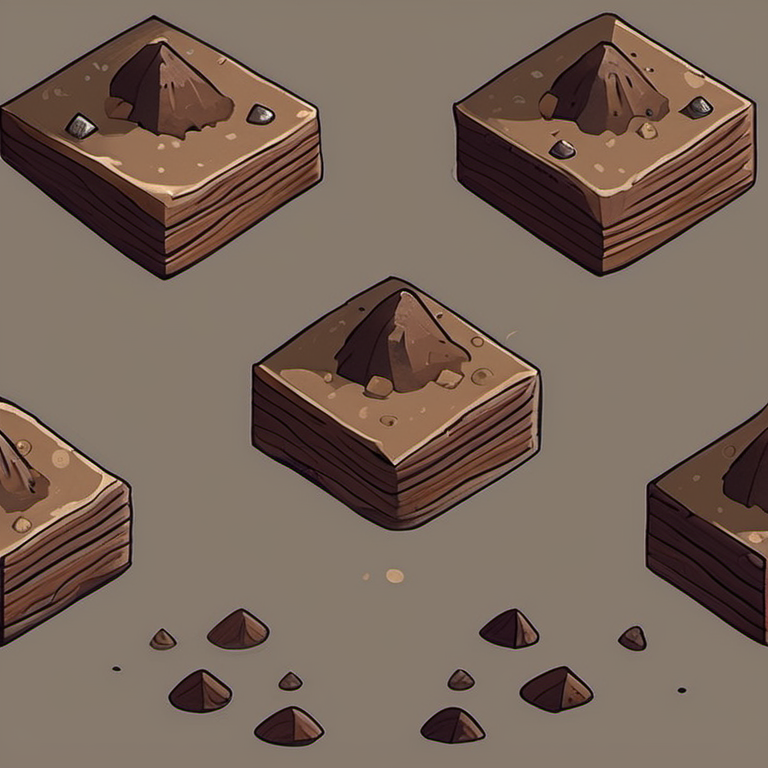
#> input picture art/nature/comfyui/burnt.png, 768 x 768 px, given in place of tree_young.png, which was not available
$ python revise_sources.py
#> lines starting #> are read from the running program, lines starting #| are printed output that depends on the picture; pictures that were not available may be replaced by others from this repository, and a replacement may not be noted
### tools/nature/generate_sources.py
"""Lokale ComfyUI-Vorlagen für das erste Gestaltungs-Prüfblatt."""
import json
import time
import urllib.request
from pathlib import Path

ROOT = Path(__file__).resolve().parents[2]
OUT = ROOT / 'art/nature/comfyui'
BASE = 'http://127.0.0.1:8188'
STYLE = ('Original isometric strategy game art, warm hand painted miniature, restrained natural colors, '
         'simple readable shapes, light from upper right, darker left side, orthographic view. ')
SUBJECTS = {
    'tree_young': 'One single young slender tree, pointed narrow light green crown, visible thin brown trunk, entire tree centered with generous margin, isolated on pure white background, no ground, no grass, no other objects.',
    'tree_mid': 'One single medium mature tree, compact oval muted green crown, visible brown trunk, entire tree centered with generous margin, isolated on pure white background, no ground, no grass, no other objects.',
    'tree_old': 'One single old broad deciduous tree, wide closed dark forest green canopy, asymmetrical rounded foliage masses, visible sturdy short brown trunk, entire tree centered with generous margin, isolated on pure white background, no ground, no grass, no other objects.',
    'shrub': 'One single low wide rounded olive green bush, three connected foliage clumps, no tall trunk, entire bush centered with generous margin, isolated on pure white background, no ground, no grass, no other objects.',
    'snag_standing': 'One single dead standing tree trunk, slender weathered grey brown snag with two short broken bare branches, no foliage, entire trunk centered with generous margin, isolated on pure white background, no ground, no other objects.',
    'soil': 'Flat overhead seamless texture of fine warm brown bare earth, subtle small granular brush marks, uniform lighting, no objects, no stones, no grass, no perspective, fills entire image edge to edge.',
    'rock': 'Flat overhead seamless texture of grey weathered bedrock, quiet broad angular strata and fine cracks, uniform lighting, no loose stones, no objects, no plants, no perspective, fills entire image edge to edge.',
    'grass': 'Flat overhead seamless texture of short muted meadow grass, small fine brush strokes, soft olive and sage greens, uniform lighting, no flowers, no rocks, no objects, no perspective, fills entire image edge to edge.',
    'water': 'Flat overhead seamless texture of calm blue water, extremely subtle soft ripples, broad quiet blue surface, no white highlights, no foam, no shore, no objects, no perspective, fills entire image edge to edge.',
    'burnt': 'Flat overhead seamless texture of dark brown charcoal scorched earth with sparse small grey ash flecks, no fire, no objects, no stones, no perspective, fills entire image edge to edge.',
}

def request(path, data=None):
    payload = None if data is None else json.dumps(data).encode()
    req = urllib.request.Request(BASE + path, payload, {'Content-Type': 'application/json'})
    with urllib.request.urlopen(req, timeout=30) as r:
        return json.load(r)

# [35 lines left out: function main, not called in this run]

# [2 lines that do not run on import are left out]

### tools/nature/revise_sources.py
"""Zweite Stilrunde: einzelne Naturmotive mit geführter ComfyUI-Bildvariation."""
import json
import time
import urllib.request
from urllib.parse import urlencode
from pathlib import Path
from PIL import Image, ImageDraw
from generate_sources import request, ROOT

OUT=ROOT/'art/nature/comfyui-v2'
INPUT=Path('L:/Comfy-Desktop/ComfyUI-Shared/input')

def guide(name):
#> called with name = 'tree_young'
    im=Image.new('RGB',(512,768),'#f3f1e8')
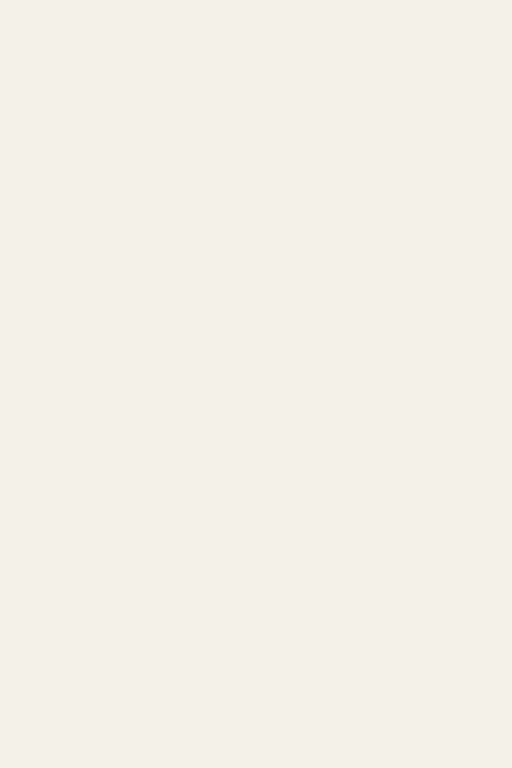
#> im: PIL image 512x768 RGB; mean R, G, B 243, 241, 232
    d=ImageDraw.Draw(im)
    if name=='shrub':
        shapes=[(105,400,285,555),(230,370,390,555),(170,345,315,540)]
        colors=['#485b2d','#82934a','#687c38']
    else:
        d.polygon([(241,600),(247,380),(270,380),(276,600),(286,612),(231,612)],fill='#806645')
        if name=='tree_young':
            shapes=[(172,265,330,445),(190,200,310,365),(215,155,288,300)]
        elif name=='tree_mid':
            shapes=[(105,230,295,470),(220,205,410,465),(163,145,355,395)]
        else:
            shapes=[(70,240,275,485),(220,245,440,480),(122,145,330,390),(232,155,404,390)]
        colors=['#31512a','#729046','#557639','#7e994c']
    for box,c in zip(shapes,colors):
        d.ellipse(box,fill=c)
    # Gegenständliche eigene Vorlagen statt abstrakter Kronen als Bildführung.
    source,crop={
        'tree_young':('tree_young',(48,20,214,277)),
        'tree_mid':('tree_young',(485,20,741,290)),
        'tree_old':('tree_mid',(20,10,744,650)),
        'shrub':('shrub',(113,545,320,622)),
    }[name]
    obj=Image.open(ROOT/'art/nature/comfyui'/(source+'.png')).convert('RGB').crop(crop)
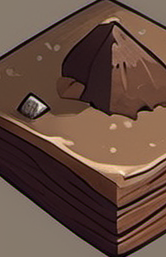
#> obj: PIL image 166x257 RGB; mean R, G, B 101.3, 75.8, 64.1
    obj.thumbnail((390,550))
    im=Image.new('RGB',(512,768),'#f3f1e8')
    im.paste(obj,((512-obj.width)//2,610-obj.height))
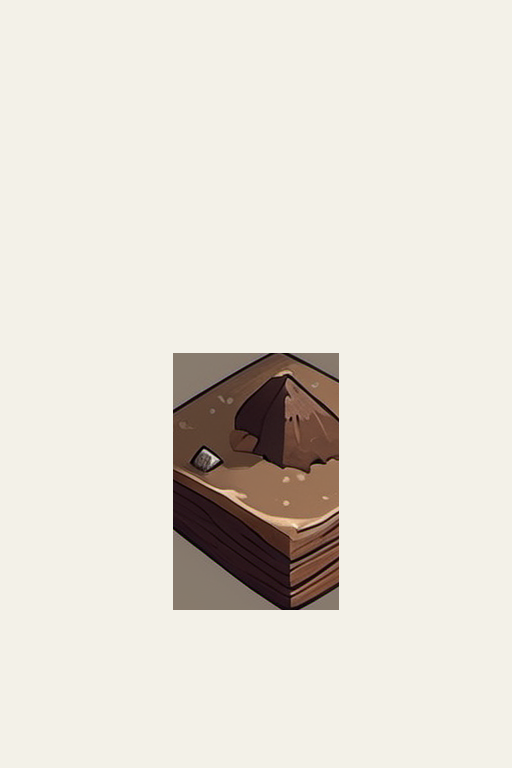
#> im: PIL image 512x768 RGB; mean R, G, B 227.6, 223.1, 213.8
    im.save(OUT/(name+'.guide.png'))
    im.save(INPUT/('nig_v2_'+name+'.png'))

def main():
    OUT.mkdir(parents=True,exist_ok=True)
    for i,name in enumerate(['tree_young','tree_mid','tree_old','shrub']):
        guide(name)
        description={
            'tree_young':'one small young sapling, slim pointed light green crown, thin short trunk',
            'tree_mid':'one medium tree with rounded compact green foliage crown, short visible trunk',
            'tree_old':'one old tree with broad rounded irregular dark olive green foliage crown, short sturdy trunk',
            'shrub':'one small low spreading shrub with three rounded olive green foliage clumps, no visible trunk',
        }[name]
        prompt=('A pixel art painting of '+description+'. Entire full tree including woody trunk and many leaves fully visible, centered on a plain ivory background. '
                'Detailed hand painted pixel art for an early 1990s DOS village simulation. Naturalistic miniature, hundreds of tiny irregular leaf clusters, '
                'rich stippled leafy texture, dithered leaf highlights, warm earthy greens, yellow olive highlights upper right, deep green shadows lower left, '
                'subtle volume, fine pixel texture, original artwork, simple compact silhouette, elevated three quarter view. '
                'Preserve the single object composition and its placement from the reference.')
        wf={
            '1':{'class_type':'CheckpointLoaderSimple','inputs':{'ckpt_name':'sd_xl_base_1.0.safetensors'}},
            '2':{'class_type':'CLIPTextEncode','inputs':{'text':prompt,'clip':['1',1]}},
            '3':{'class_type':'CLIPTextEncode','inputs':{'text':'single leaf, leaf closeup, macro, multiple trees, sprite sheet, grid, collage, forest, landscape, ground, base, platform, grass, flowers, text, border, glossy, 3d render, black outlines, cartoon, geometric, flat color, abstract, flat illustration, logo, icon, smooth vector','clip':['1',1]}},
            '4':{'class_type':'LoadImage','inputs':{'image':'nig_v2_'+name+'.png'}},
            '8':{'class_type':'VAEEncode','inputs':{'pixels':['4',0],'vae':['1',2]}},
            '5':{'class_type':'KSampler','inputs':{'model':['1',0],'positive':['2',0],'negative':['3',0],'latent_image':['8',0],'seed':2026101800+i,'steps':32,'cfg':7,'sampler_name':'dpmpp_2m','scheduler':'karras','denoise':.52}},
            '6':{'class_type':'VAEDecode','inputs':{'samples':['5',0],'vae':['1',2]}},
            '7':{'class_type':'SaveImage','inputs':{'images':['6',0],'filename_prefix':'nature_in_a_glass/v2/'+name}}
        }
        (OUT/(name+'.api.json')).write_text(json.dumps(wf,indent=2),encoding='utf-8')
        result=request('/prompt',{'prompt':wf,'client_id':'nature-proof-v2'})
        pid=result['prompt_id']
        print('START',name,pid,flush=True)
        deadline=time.monotonic()+600
        while time.monotonic()<deadline:
            history=request('/history/'+pid)
            if pid in history:
                entry=history[pid]
                (OUT/(name+'.history.json')).write_text(json.dumps(entry,indent=2),encoding='utf-8')
                if entry.get('status',{}).get('status_str')=='error': raise RuntimeError(entry['status'])
                pic=entry['outputs']['7']['images'][0]
                with urllib.request.urlopen('http://127.0.0.1:8188/view?'+urlencode(pic)) as r:
                    (OUT/(name+'.png')).write_bytes(r.read())
                print('DONE',name,flush=True)
                break
            time.sleep(3)
        else: raise TimeoutError(pid)

#> (the run stopped early here; a loop or call above may not have finished)
